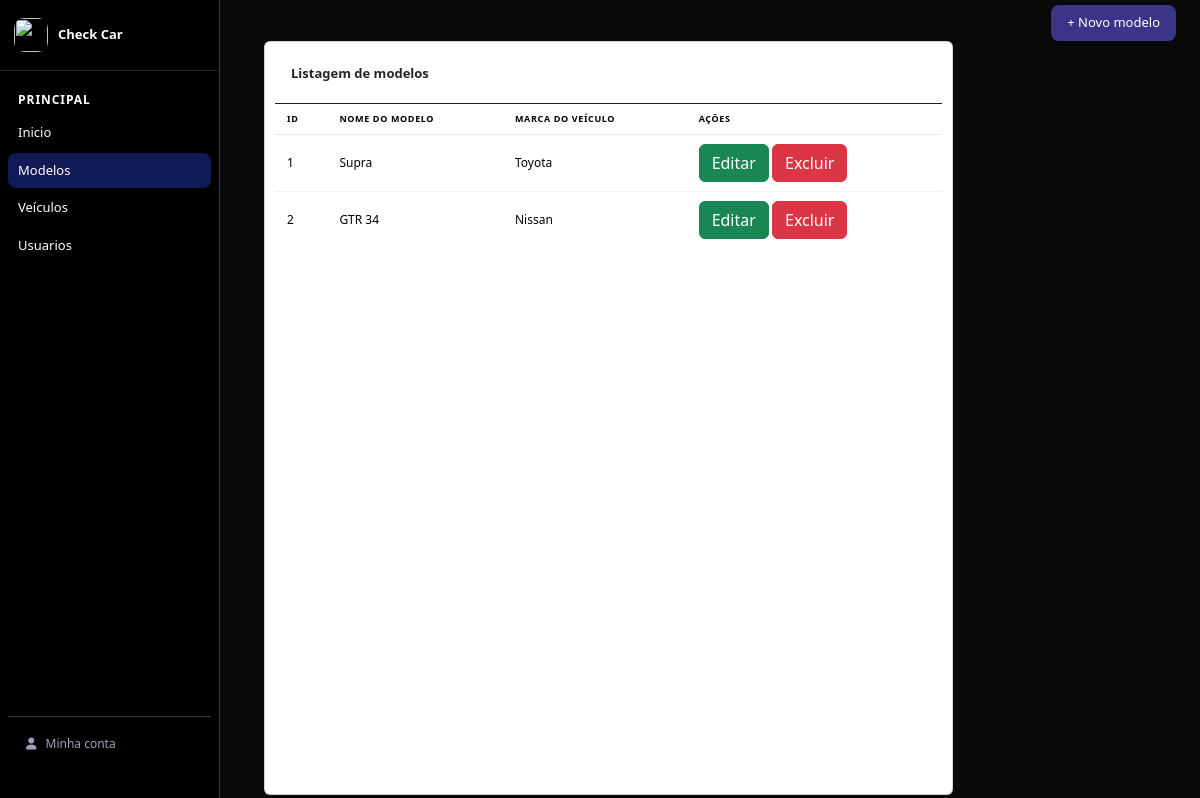
Page /Sistema/index.php?page=home&view=cad-model (signed in) on the committed database.
### tables this page shows
CREATE TABLE `modelos` (
  `id` int(10) UNSIGNED NOT NULL,
  `nome` varchar(100) NOT NULL,
  `marca` varchar(100) NOT NULL
);

### Sistema/pages/cad-model/cad-model.php (the view, shortened to what this page needs)
<div class="lista-model">
    <main class="cards">
        <header>
            <nav class="navag">
                <div class="nav-right">
                    <button class="btn-novo" id="abrir">+ Novo modelo</button>
                </div>
            </nav>
        </header>
        <?php
        $sql = "SELECT * FROM modelos";
        $res = $conn->query($sql);
        $qtd = $res->num_rows;
        if ($qtd > 0) {
            print "<div class='dash-grid'>";
            print "<div class='card'>";
            print "<div class='card-head'><span class='card-title'>Listagem de modelos</span></div>";
            print "<div class='tbl-wrap'>";
            print "<table>";
            print "<thead><tr><th>Id</th><th>Nome do modelo</th><th>Marca do veículo</th><th>Ações</th></tr></thead>";
            print "<tbody>";
            while ($row = $res->fetch_object()) {
                print "<tr>";
                print "<td class='bold'>" . $row->id . "</td>";
                print "<td><span>" . htmlspecialchars($row->nome) . "</span></td>";
                print "<td><span>" . htmlspecialchars($row->marca) . "</span></td>";
                print "<td>
                    <button class='btn btn-success btn-editar' type='button' data-id='" . $row->id . "'>Editar</button>
                    <button onclick=\"if (confirm('Tem certeza que deseja excluir?')) {
                        location.href='index.php?page=config-model&acao=excluir&id=" . $row->id . "';
                    }\" class='btn btn-danger'>Excluir</button>
                </td>";
                print "</tr>";
            }
            print "</tbody></table></div></div></div>";
        } else {
            print "<p>Nenhum modelo cadastrado.</p>";
        }
        ?>
    </main>
</div>

### Sistema/style.css (style rules this page uses)
body { height: 102vh; background: #050505; background: -webkit-linear-gradient(158deg, rgba(5, 5, 5, 1) 0%, #6b0711 0%, rgba(8, 10, 8, 1) 70%); background: -moz-linear-gradient(158deg, rgba(5, 5, 5, 1) 0%, rgba(107, 7, 17, 1) 0%, rgba(8, 10, 8, 1) 70%); background: linear-gradient(158deg, rgba(5, 5, 5, 1) 0%, rgba(107, 7, 17, 1) 0%, rgba(8, 10, 8, 1) 70%); filter: progid:DXImageTransform.Microsoft.gradient(startColorstr="#050505", endColorstr="#080A08", GradientType=0); }

### Sistema/assets/styles/home.css (style rules this page uses)
* { margin: 0; padding: 0; box-sizing: border-box; }
html, body { width: 100%; height: 100%; overflow: hidden; background: #111827; font-family: Arial, Helvetica, sans-serif; }
table { width: 100%; border-collapse: collapse; font-size: 12px; }
thead th { padding: 8px 12px; text-align: left; font-size: 9px; font-weight: 600; color: #9ca3af; text-transform: uppercase; letter-spacing: 0.07em; border-bottom: 1px solid #e8e6f8; }
tbody td { padding: 9px 12px; border-bottom: 1px solid #3a3a3a; color: #e5e7eb; vertical-align: middle; }
tbody tr:last-child td { border-bottom: none; }
.bold { font-weight: 500; }

### Sistema/assets/styles/cad-model.css (style rules this page uses)
.nav-right { display: flex; flex-direction: row-reverse; }
#abrir { display: inline-flex; align-items: center; gap: 6px; background: #3c3489; border: none; border-radius: 8px; padding: 8px 16px; font-size: 13px; font-weight: 500; color: #fff; cursor: pointer; font-family: inherit; transition: background 0.15s; white-space: nowrap; }
.lista-model { display: flex; flex-direction: column; flex: 1; overflow: hidden; background: #f0eff7; height: 93vh; }
.dash-grid { display: grid; grid-template-columns: 1fr 200px; gap: 14px; flex: 1; }
.card { background: #292929; border: 1px solid #e8e6f8; border-radius: 12px; overflow: hidden; }
.card-head { padding: 12px 16px; display: flex; align-items: center; justify-content: space-between; border-bottom: 1px solid #292929; }
.card-title { font-size: 13px; font-weight: 600; color: #A09EBB; }
table { width: 100%; border-collapse: collapse; font-size: 12px; }
thead th { padding: 8px 12px; text-align: left; font-size: 9px; font-weight: 600; color: #000000; text-transform: uppercase; letter-spacing: 0.07em; border-bottom: 1px solid #e8e6f8; }
tbody td { padding: 9px 12px; border-bottom: 1px solid #f0eef8; color: #000000; vertical-align: middle; }

### Sistema/assets/styles/cad-vei.css (style rules this page uses)
.nav-right { display: flex; flex-direction: row-reverse; }
#abrir { display: inline-flex; align-items: center; gap: 6px; background: #3c3489; border: none; border-radius: 8px; padding: 8px 16px; font-size: 13px; font-weight: 500; color: #fff; cursor: pointer; font-family: inherit; transition: background 0.15s; white-space: nowrap; }
.lista-model { display: flex; flex-direction: column; flex: 1; overflow: hidden; background: #f0eff7; height: 93vh; }
.cards { flex: 1; padding: 5px 24px; background: #000000f5; overflow-y: auto; display: flex; flex-direction: column; gap: 0px; height: 80vh; }
.card { padding: 10px; }
.dash-grid { display: grid; grid-template-columns: 1fr 200px; gap: 14px; flex: 1; }
.card { background: #292929; border: 1px solid #e8e6f8; border-radius: 12px; overflow: hidden; }
.card-head { padding: 12px 16px; display: flex; align-items: center; justify-content: space-between; border-bottom: 1px solid #292929; }
.card-title { font-size: 13px; font-weight: 600; color: #A09EBB; }
table { width: 100%; border-collapse: collapse; font-size: 12px; }
thead th { padding: 8px 12px; text-align: left; font-size: 9px; font-weight: 600; color: #000000; text-transform: uppercase; letter-spacing: 0.07em; border-bottom: 1px solid #e8e6f8; }
tbody td { padding: 9px 12px; border-bottom: 1px solid #f0eef8; color: #000000; vertical-align: middle; }

### Sistema/pages/home/home.php (style rules this page uses)
.card { background: #292929; border: 1px solid #e8e6f8; border-radius: 12px; overflow: hidden; margin-left: 20px; width: 96%; }
.card-head { padding: 12px 16px; display: flex; align-items: center; justify-content: space-between; border-bottom: 1px solid #1f1e1e; }
.card-title { font-size: 13px; font-weight: 600; color: #A09EBB; }
.tbl-wrap { overflow-x: auto; }

### rows in the picture
modelos: id "1", nome "Supra", marca "Toyota"
modelos: id "2", nome "GTR 34", marca "Nissan"
